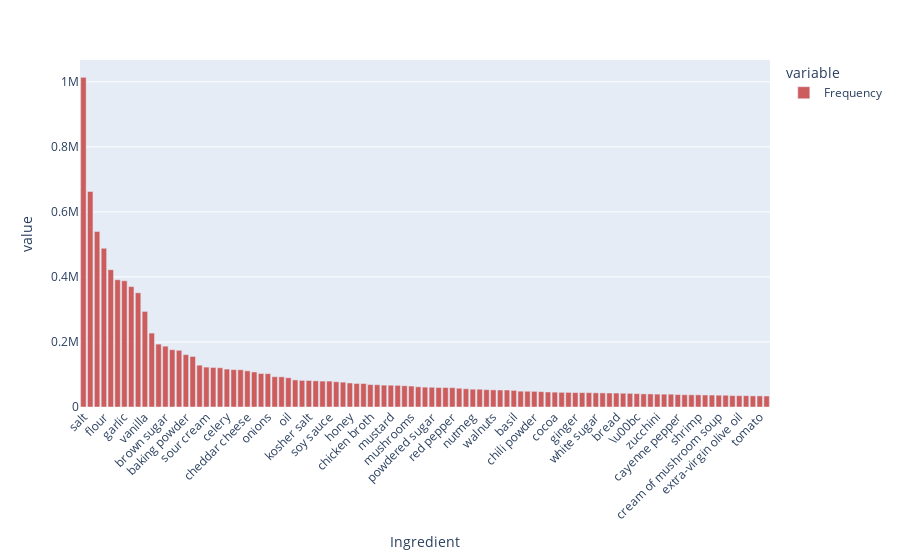

Notebook code for this chart:
### Code cell
fig = px.bar(ingredient_freq_sorted_df[0:101] )

fig.update_layout(xaxis_tickangle=-45)
fig.update_traces(marker_color='indianred')
fig.show()

### Figure 1 — Plotly figure (JSON) as saved in the notebook; plotly's stock layout.template omitted (floating-point values rounded to 4 significant figures)
{"data": [{"alignmentgroup": "True", "hovertemplate": "variable=Frequency<br>Ingredient=%{x}<br>value=%{y}<extra></extra>", "legendgroup": "Frequency", "marker": {"color": "indianred", "pattern": {"shape": ""}}, "name": "Frequency", "offsetgroup": "Frequency", "orientation": "v", "showlegend": true, "textposition": "auto", "type": "bar", "x": ["salt", "sugar", "butter", "flour", "eggs", "onion", "garlic", "milk", "water", "vanilla", "olive oil", "pepper", "brown sugar", "egg", "tomatoes", "baking powder", "lemon juice", "cinnamon", "sour cream", "cream cheese", "baking soda", "celery", "margarine", "chicken", "cheddar cheese", "parsley", "vegetable oil", "onions", "mayonnaise", "parmesan cheese", "oil", "pecans", "potatoes", "kosher salt", "carrots", "nuts", "soy sauce", "black pepper", "pineapple", "honey", "bacon", "thyme", "chicken broth", "oregano", "ground beef", "mustard", "unsalted butter", "worcestershire sauce", "mushrooms", "cornstarch", "paprika", "powdered sugar", "green pepper", "vinegar", "red pepper", "green onions", "lemon", "nutmeg", "ground cinnamon", "shortening", "walnuts", "chicken breasts", "rice", "basil", "heavy cream", "buttermilk", "chili powder", "raisins", "clove garlic", "cocoa", "cheese", "red onion", "ginger", "orange juice", "all-purpose", "white sugar", "soda", "tomato sauce", "bread", "white wine", "mozzarella cheese", "\\u00bc", "coconut", "chocolate chips", "zucchini", "lime juice", "peanut butter", "cayenne pepper", "carrot", "bread crumbs", "shrimp", "cilantro", "ground cumin", "cream of mushroom soup", "boiling water", "egg yolks", "extra-virgin olive oil", "egg whites", "almonds", "tomato", "bananas"], "xaxis": "x", "y": [1013709, 662838, 539978, 488086, 422212, 391270, 388187, 370285, 351248, 293879, 227383, 193384, 187092, 176197, 174311, 161100, 155454, 128619, 122731, 121520, 120743, 116653, 114909, 114504, 111260, 107769, 103011, 102596, 93146, 92833, 89946, 83320, 81824, 81509, 80450, 79693, 79678, 77694, 76432, 73864, 72351, 72215, 68993, 68514, 67258, 66948, 66539, 65377, 64500, 62163, 61096, 60630, 59923, 59831, 59451, 57695, 56129, 54763, 54688, 53287, 52664, 52298, 52231, 51109, 48668, 48426, 48170, 47240, 46163, 45707, 45106, 44989, 44321, 44234, 44167, 43580, 43373, 43048, 42905, 42386, 42046, 41183, 40352, 40188, 39634, 39464, 39452, 38179, 37725, 37510, 37412, 36921, 36758, 36288, 36170, 35012, 34786, 34746, 34171, 34127, 33849], "yaxis": "y"}], "layout": {"barmode": "relative", "legend": {"title": {"text": "variable"}, "tracegroupgap": 0}, "margin": {"t": 60}, "xaxis": {"anchor": "y", "domain": [0, 1], "tickangle": -45, "title": {"text": "Ingredient"}}, "yaxis": {"anchor": "x", "domain": [0, 1], "title": {"text": "value"}}}}
